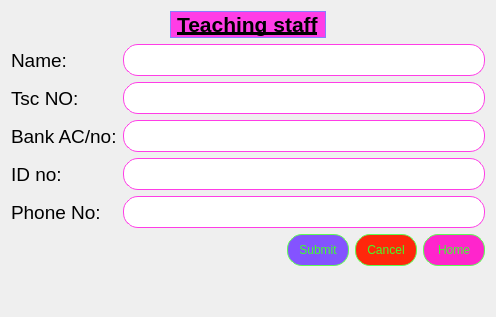
      <widget class="QWidget" name="page_2">
       <layout class="QVBoxLayout" name="verticalLayout_10">
        <item>
         <layout class="QHBoxLayout" name="horizontalLayout_4">
          <item>
           <spacer name="horizontalSpacer_21">
            <property name="orientation">
             <enum>Qt::Horizontal</enum>
            </property>
            <property name="sizeHint" stdset="0">
             <size>
              <width>40</width>
              <height>20</height>
             </size>
            </property>
           </spacer>
          </item>
          <item>
           <widget class="QLabel" name="label_25">
            <property name="font">
             <font>
              <pointsize>16</pointsize>
              <weight>75</weight>
              <bold>true</bold>
              <underline>true</underline>
             </font>
            </property>
            <property name="styleSheet">
             <string notr="true">background-color: rgb(255, 61, 230);
border: 1px solid rgb(136, 125, 255);
border-radius: 15px;</string>
            </property>
            <property name="text">
             <string>Teaching staff</string>
            </property>
           </widget>
          </item>
          <item>
           <spacer name="horizontalSpacer_22">
            <property name="orientation">
             <enum>Qt::Horizontal</enum>
            </property>
            <property name="sizeHint" stdset="0">
             <size>
              <width>40</width>
              <height>20</height>
             </size>
            </property>
           </spacer>
          </item>
         </layout>
        </item>
        <item>
         <layout class="QFormLayout" name="formLayout_4">
          <property name="bottomMargin">
           <number>0</number>
          </property>
          <item row="0" column="0">
           <widget class="QLabel" name="label_26">
            <property name="font">
             <font>
              <pointsize>14</pointsize>
             </font>
            </property>
            <property name="text">
             <string>Name:</string>
            </property>
           </widget>
          </item>
          <item row="1" column="0">
           <widget class="QLabel" name="label_27">
            <property name="font">
             <font>
              <pointsize>14</pointsize>
             </font>
            </property>
            <property name="text">
             <string>Tsc NO:</string>
            </property>
           </widget>
          </item>
          <item row="2" column="0">
           <widget class="QLabel" name="label_28">
            <property name="font">
             <font>
              <pointsize>14</pointsize>
             </font>
            </property>
            <property name="text">
             <string>Bank AC/no:</string>
            </property>
           </widget>
          </item>
          <item row="3" column="0">
           <widget class="QLabel" name="label_29">
            <property name="font">
             <font>
              <pointsize>14</pointsize>
             </font>
            </property>
            <property name="text">
             <string>ID no:</string>
            </property>
           </widget>
          </item>
          <item row="4" column="0">
           <widget class="QLabel" name="label_30">
            <property name="font">
             <font>
              <pointsize>14</pointsize>
             </font>
            </property>
            <property name="text">
             <string>Phone No:</string>
            </property>
           </widget>
          </item>
          <item row="0" column="1">
           <widget class="QLineEdit" name="tname">
            <property name="sizePolicy">
             <sizepolicy hsizetype="Fixed" vsizetype="Fixed">
              <horstretch>0</horstretch>
              <verstretch>0</verstretch>
             </sizepolicy>
            </property>
            <property name="styleSheet">
             <string notr="true">height: 30px;
width: 350px;
border: 1px solid  rgb(255, 61, 230);
border-radius: 15px;
padding-left: 10px;</string>
            </property>
           </widget>
          </item>
          <item row="1" column="1">
           <widget class="QLineEdit" name="Ttscno">
            <property name="sizePolicy">
             <sizepolicy hsizetype="Fixed" vsizetype="Fixed">
              <horstretch>0</horstretch>
              <verstretch>0</verstretch>
             </sizepolicy>
            </property>
            <property name="styleSheet">
             <string notr="true">height: 30px;
width: 350px;
border: 1px solid  rgb(255, 61, 230);
border-radius: 15px;
padding-left: 10px;</string>
            </property>
           </widget>
          </item>
          <item row="2" column="1">
           <widget class="QLineEdit" name="tbankac_no">
            <property name="sizePolicy">
             <sizepolicy hsizetype="Fixed" vsizetype="Fixed">
              <horstretch>0</horstretch>
              <verstretch>0</verstretch>
             </sizepolicy>
            </property>
            <property name="styleSheet">
             <string notr="true">height: 30px;
width: 350px;
border: 1px solid  rgb(255, 61, 230);
border-radius: 15px;
padding-left: 10px;</string>
            </property>
           </widget>
          </item>
          <item row="4" column="1">
           <widget class="QLineEdit" name="tphone_no">
            <property name="sizePolicy">
             <sizepolicy hsizetype="Fixed" vsizetype="Fixed">
              <horstretch>0</horstretch>
              <verstretch>0</verstretch>
             </sizepolicy>
            </property>
            <property name="styleSheet">
             <string notr="true">height: 30px;
width: 350px;
border: 1px solid  rgb(255, 61, 230);
border-radius: 15px;
padding-left: 10px;</string>
            </property>
           </widget>
          </item>
          <item row="3" column="1">
           <widget class="QLineEdit" name="tid_no">
            <property name="sizePolicy">
             <sizepolicy hsizetype="Fixed" vsizetype="Fixed">
              <horstretch>0</horstretch>
              <verstretch>0</verstretch>
             </sizepolicy>
            </property>
            <property name="styleSheet">
             <string notr="true">height: 30px;
width: 350px;
border: 1px solid  rgb(255, 61, 230);
border-radius: 15px;
padding-left: 10px;</string>
            </property>
           </widget>
          </item>
         </layout>
        </item>
        <item>
         <layout class="QHBoxLayout" name="horizontalLayout_19">
          <property name="bottomMargin">
           <number>0</number>
          </property>
          <item>
           <spacer name="horizontalSpacer_26">
            <property name="orientation">
             <enum>Qt::Horizontal</enum>
            </property>
            <property name="sizeHint" stdset="0">
             <size>
              <width>40</width>
              <height>20</height>
             </size>
            </property>
           </spacer>
          </item>
          <item>
           <widget class="QPushButton" name="ButtonTstaff">
            <property name="sizePolicy">
             <sizepolicy hsizetype="Fixed" vsizetype="Fixed">
              <horstretch>0</horstretch>
              <verstretch>0</verstretch>
             </sizepolicy>
            </property>
            <property name="styleSheet">
             <string notr="true">background-color: rgb(132, 83, 255);
border: 1px solid rgb(94, 255, 83);
width: 60px ;
height: 30px;
border-radius: 15px;
color:rgb(63, 255, 42);</string>
            </property>
            <property name="text">
             <string>Submit</string>
            </property>
           </widget>
          </item>
          <item>
           <widget class="QPushButton" name="TCancel">
            <property name="sizePolicy">
             <sizepolicy hsizetype="Fixed" vsizetype="Fixed">
              <horstretch>0</horstretch>
              <verstretch>0</verstretch>
             </sizepolicy>
            </property>
            <property name="styleSheet">
             <string notr="true">background-color: rgb(255, 39, 11);
border: 1px solid rgb(94, 255, 83);
width: 60px ;
height: 30px;
border-radius: 15px;
color:rgb(63, 255, 42);</string>
            </property>
            <property name="text">
             <string>Cancel</string>
            </property>
           </widget>
          </item>
          <item>
           <widget class="QPushButton" name="Thome">
            <property name="sizePolicy">
             <sizepolicy hsizetype="Fixed" vsizetype="Fixed">
              <horstretch>0</horstretch>
              <verstretch>0</verstretch>
             </sizepolicy>
            </property>
            <property name="styleSheet">
             <string notr="true">background-color: rgb(255, 37, 204);
border: 1px solid rgb(94, 255, 83);
width: 60px ;
height: 30px;
border-radius: 15px;
color:rgb(63, 255, 42);</string>
            </property>
            <property name="text">
             <string>Home</string>
            </property>
           </widget>
          </item>
         </layout>
        </item>
        <item>
         <spacer name="verticalSpacer_3">
          <property name="orientation">
           <enum>Qt::Vertical</enum>
          </property>
          <property name="sizeType">
           <enum>QSizePolicy::Expanding</enum>
          </property>
          <property name="sizeHint" stdset="0">
           <size>
            <width>20</width>
            <height>40</height>
           </size>
          </property>
         </spacer>
        </item>
       </layout>
      </widget>
